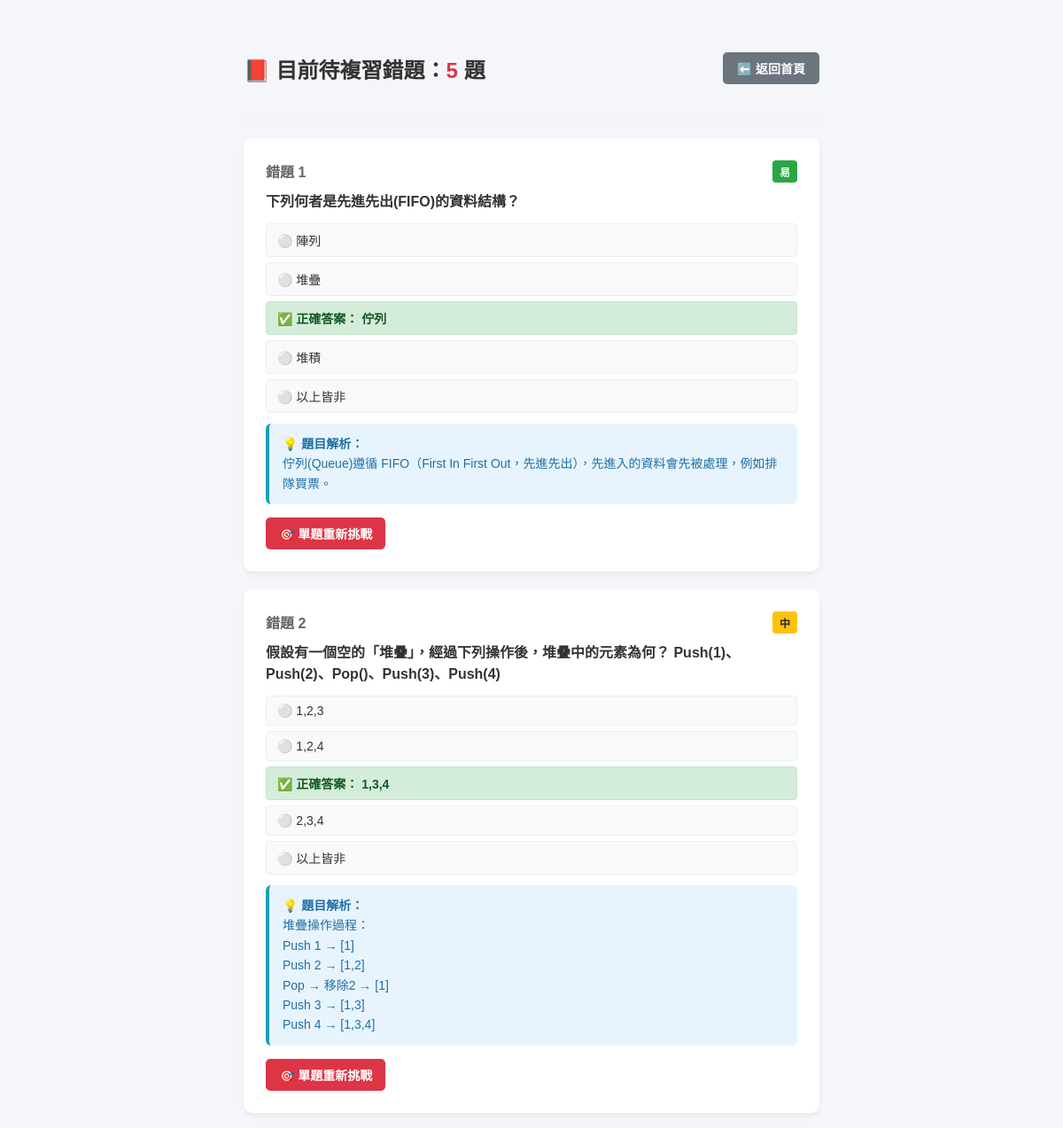
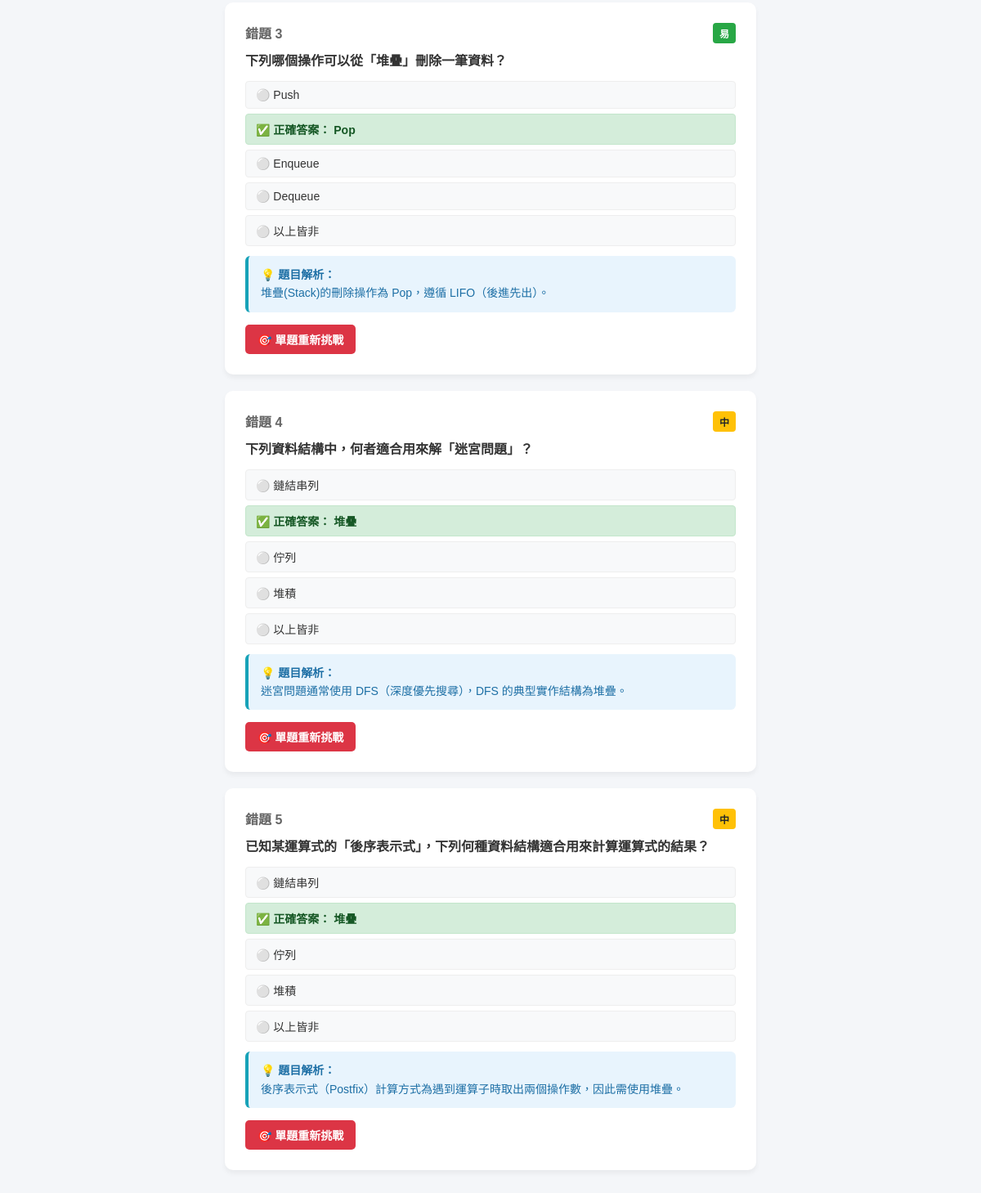
The app's page /wrong-book/ (signed in) with its own data (2 pictures, top to bottom).
### quiz/models.py (models this page shows, shortened)
class Question(models.Model):
    question_text = models.TextField(verbose_name="題目內容")
    DIFFICULTY_CHOICES = [
        ('easy', '易'),
        ('medium', '中'),
        ('hard', '難'),
    ]
    difficulty = models.CharField(
        max_length=10,
        choices=DIFFICULTY_CHOICES,
        default='easy',
        verbose_name="難易度"
    )
    explanation = models.TextField(
        blank=True,
        null=True,
        verbose_name="解析"
    )

class Choice(models.Model):
    question = models.ForeignKey(
        Question,
        on_delete=models.CASCADE,
        related_name='choices',
        verbose_name="所屬題目"
    )
    choice_text = models.CharField(max_length=200, verbose_name="選項內容")
    is_correct = models.BooleanField(default=False, verbose_name="是否正確")

### quiz/views.py (the view)
# urls.py: path('wrong-book/', views.wrong_questions_book, name='wrong_questions_book'),
@login_required(login_url='/admin/login/')
def wrong_questions_book(request):
    all_questions = Question.objects.all()
    wrong_questions = []
    for q in all_questions:
        last_answer = SessionQuestion.objects.filter(
            session__user=request.user,
            question=q,
            is_answered=True
        ).order_by('-id').first()
        if last_answer and not last_answer.is_correct:
            wrong_questions.append(q)
    return render(request, "quiz/wrong_book.html", {
        "wrong_questions": wrong_questions,
        "total_wrong": len(wrong_questions)
    })

### quiz/templates/quiz/wrong_book.html (shortened to what this page needs)
<!DOCTYPE html>
<html lang="zh-Hant">
<head>
</head>
<body>
    <div class="header-box">
        <h2>📕 目前待複習錯題：<span style="color: #dc3545;">{{ total_wrong }}</span> 題</h2>
        <a href="{% url 'index' %}" class="back-btn">⬅️ 返回首頁</a>
    </div>
    <hr style="border: 0; border-top: 1px solid #eee; margin-bottom: 20px;">
    {% if not wrong_questions %}
        <div class="wrong-card no-wrong">
            🎉 太厲害了！目前沒有任何錯題！
        </div>
    {% else %}
        {% for question in wrong_questions %}
            <div class="wrong-card">
                <div class="card-top">
                    <span style="font-weight: bold; color: #666;">錯題 {{ forloop.counter }}</span>
                    {% if question.difficulty == 'E' or question.difficulty == 'easy' %}
                        <span class="badge badge-easy">易</span>
                    {% elif question.difficulty == 'M' or question.difficulty == 'medium' %}
                        <span class="badge badge-medium">中</span>
                    {% elif question.difficulty == 'H' or question.difficulty == 'hard' %}
                        <span class="badge badge-hard">難</span>
                    {% endif %}
                </div>
                <div class="question-text">
                    {{ question.question_text }}
                </div>
                <div>
                    {% for choice in question.choices.all %}
                        <div class="choice-item {% if choice.is_correct %}correct-ans{% endif %}">
                            {% if choice.is_correct %} ✅ 正確答案：{% else %} ⚪ {% endif %}
                            {{ choice.choice_text }}
                        </div>
                    {% endfor %}
                </div>
                {% if question.explanation %}
                    <div class="explanation-box">
                        <strong>💡 題目解析：</strong><br>
                        {{ question.explanation|linebreaksbr }}
                    </div>
                {% endif %}
                <a href="{% url 'review_wrong_question' question.id %}" class="review-btn">🎯 單題重新挑戰</a>
            </div>
        {% endfor %}
    {% endif %}
</body>
</html>

### quiz/templates/quiz/wrong_book.html (style rules this page uses)
body { font-family: Arial, sans-serif; max-width: 650px; margin: 40px auto; background-color: #f4f6f9; color: #333; padding: 0 20px; }
.header-box { display: flex; justify-content: space-between; align-items: center; margin-bottom: 20px; }
.back-btn { background-color: #6c757d; color: white; padding: 8px 16px; border-radius: 5px; text-decoration: none; font-weight: bold; font-size: 14px; }
.wrong-card { background: white; padding: 25px; border-radius: 10px; box-shadow: 0 4px 6px rgba(0,0,0,0.05); margin-bottom: 20px; text-align: left; }
.card-top { display: flex; justify-content: space-between; margin-bottom: 10px; }
.badge { padding: 4px 8px; border-radius: 4px; font-size: 12px; font-weight: bold; color: white; }
.badge-easy { background-color: #28a745; }
.badge-medium { background-color: #ffc107; color: #212529; }
.question-text { font-size: 16px; font-weight: bold; line-height: 1.5; margin-bottom: 12px; }
.choice-item { padding: 8px 12px; background: #f8f9fa; border: 1px solid #eee; border-radius: 4px; margin-bottom: 6px; font-size: 14px; }
.correct-ans { background-color: #d4edda; color: #155724; font-weight: bold; border-color: #c3e6cb; }
.explanation-box { background-color: #e8f4fd; color: #1d6fa5; padding: 12px 15px; border-radius: 6px; margin-top: 12px; font-size: 14px; border-left: 4px solid #17a2b8; line-height: 1.6; }
.review-btn { display: inline-block; margin-top: 15px; background-color: #dc3545; color: white; padding: 8px 15px; border-radius: 5px; text-decoration: none; font-size: 14px; font-weight: bold; }

### records on screen
Question: difficulty "易", question_text "下列何者是先進先出(FIFO)的資料結構？", explanation "佇列(Queue)遵循 FIFO（First In First Out，先進先出），先進入的資料會先被處理，例如排隊買票。"
Choice: choice_text "陣列"
Choice: choice_text "堆疊"
Choice: shows "✅ 正確答案：", choice_text "佇列"
Choice: choice_text "堆積"
Choice: choice_text "以上皆非"
Question: difficulty "中", question_text "假設有一個空的「堆疊」，經過下列操作後，堆疊中的元素為何？ Push(1)、Push(2)、Pop()、Push(3)、Push(4)", explanation "堆疊操作過程： Push 1 → [1] Push 2 → [1,2] Pop → 移除2 → [1] Push 3 → [1,3] Push 4 → [1,3,4]"
Choice: choice_text "1,2,3"
Choice: choice_text "1,2,4"
Choice: shows "✅ 正確答案：", choice_text "1,3,4"
Choice: choice_text "2,3,4"
Choice: choice_text "以上皆非"
Question: difficulty "易", question_text "下列哪個操作可以從「堆疊」刪除一筆資料？", explanation "堆疊(Stack)的刪除操作為 Pop，遵循 LIFO（後進先出）。"
Choice: choice_text "Push"
Choice: shows "✅ 正確答案：", choice_text "Pop"
Choice: choice_text "Enqueue"
Choice: choice_text "Dequeue"
Choice: choice_text "以上皆非"
Question: difficulty "中", question_text "下列資料結構中，何者適合用來解「迷宮問題」？", explanation "迷宮問題通常使用 DFS（深度優先搜尋），DFS 的典型實作結構為堆疊。"
Choice: choice_text "鏈結串列"
Choice: shows "✅ 正確答案：", choice_text "堆疊"
Choice: choice_text "佇列"
Choice: choice_text "堆積"
Choice: choice_text "以上皆非"
Question: difficulty "中", question_text "已知某運算式的「後序表示式」，下列何種資料結構適合用來計算運算式的結果？", explanation "後序表示式（Postfix）計算方式為遇到運算子時取出兩個操作數，因此需使用堆疊。"
Choice: choice_text "鏈結串列"
Choice: shows "✅ 正確答案：", choice_text "堆疊"
Choice: choice_text "佇列"
Choice: choice_text "堆積"
Choice: choice_text "以上皆非"

### other values on screen
{{ total_wrong }} "5"
